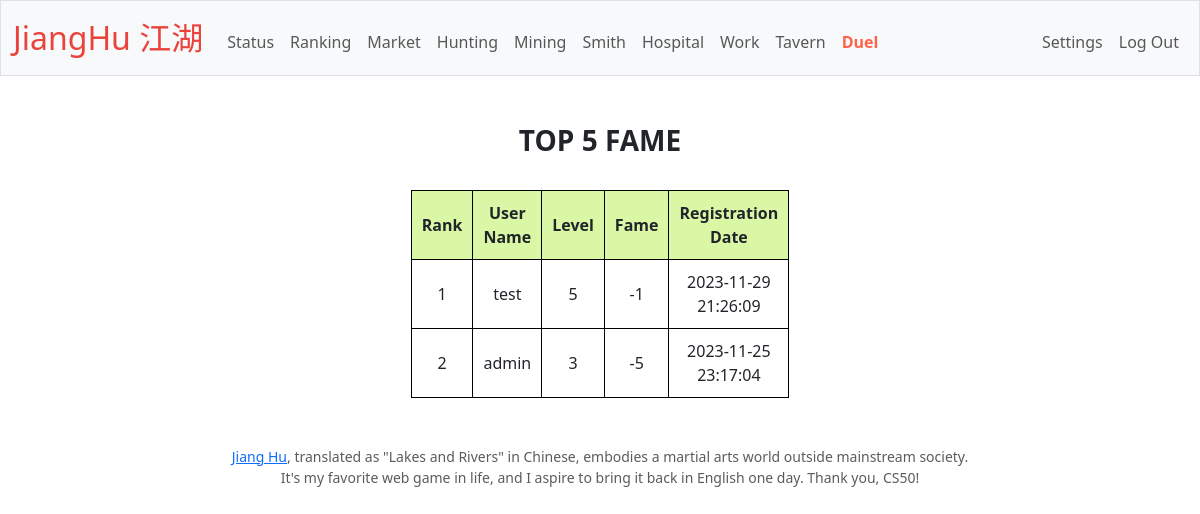
The app's page /ranking (signed in) with its own data.
### tables this page shows
CREATE TABLE users (
id INTEGER PRIMARY KEY AUTOINCREMENT NOT NULL, 
username TEXT NOT NULL,
hash TEXT NOT NULL,
status TEXT NOT NULL DEFAULT active, 
level INTEGER NOT NULL DEFAULT 1,
fame INTEGER NOT NULL DEFAULT 0,
registration_time TEXT NOT NULL
);

### app.py (the view)
@app.route("/ranking", methods=["GET", "POST"])
@login_required
def ranking():
    rankings = db.execute("SELECT username, level, fame, registration_time FROM users ORDER BY fame DESC LIMIT 5")
    return render_template("ranking.html", rankings=rankings)

### app.py (called while the page is built)
@app.after_request
def after_request(response):
    response.headers["Cache-Control"] = "no-cache, no-store, must-revalidate"
    response.headers["Expires"] = 0
    response.headers["Pragma"] = "no-cache"
    return response

### helpers.py (called while the page is built)
def login_required(f):
    @wraps(f)
    def decorated_function(*args, **kwargs):
        if session.get("user_id") is None:
            return redirect("/login")
        return f(*args, **kwargs)
    return decorated_function

### templates/ranking.html (shortened to what this page needs)
{% extends "layout.html" %}
{% block main %}
    <h3><b>TOP 5 FAME</b></h3><br>
    <table action="/ranking" method="get">
        <tr>
            <th>Rank</th>
            <th>User Name</th>
            <th>Level</th>
            <th>Fame</th>
            <th>Registration Date</th>
        </tr>
        {% for ranking in rankings %}
        <tr>
            <td> {{ loop.index }} </td>
            <td> {{ ranking['username'] }} </td>
            <td> {{ ranking['level'] }} </td>
            <td> {{ ranking['fame'] }} </td>
            <td> {{ ranking['registration_time'] }} </td>
        </tr>
        {% endfor %}
    </table>
{% endblock %}

### static/styles.css (style rules this page uses)
table { border: 1px solid black; width: 30%; margin: 0 auto; }
th, td { border: 1px solid black; padding: 10px; text-align: center; }
th { background-color: #DAF7A6; }

### records on screen
users: username "test", level "5", fame "-1", registration_time "2023-11-29 21:26:09"
users: username "admin", level "3", fame "-5", registration_time "2023-11-25 23:17:04"
